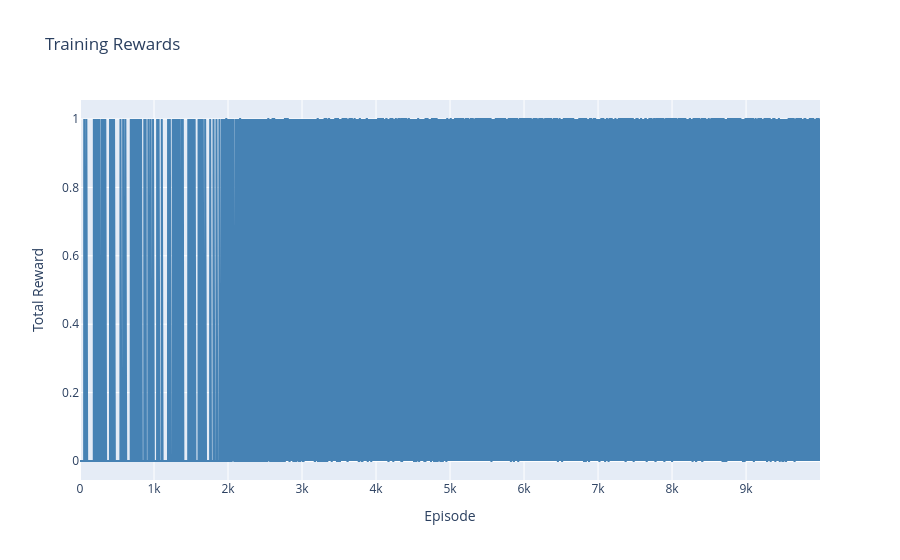

The notebook cell saved with this chart:
### Code cell
import plotly.graph_objects as go

fig = go.Figure()

fig.add_trace(go.Scatter(
  y=total_rewards,
  mode='lines',
  name='Raw',
  line=dict(color='steelblue')
))

fig.update_layout(
  title='Training Rewards',
  xaxis_title='Episode',
  yaxis_title='Total Reward',
)

fig.show()

### Figure 1 — Plotly figure (JSON) as saved in the notebook; plotly's stock layout.template omitted (floating-point values rounded to 4 significant figures; data arrays with more than 128 entries replaced by an {"elided": "..."} marker saying what was removed)
{"data": [{"line": {"color": "steelblue"}, "mode": "lines", "name": "Raw", "type": "scatter", "y": {"elided": "10000 int values"}}], "layout": {"title": {"text": "Training Rewards"}, "xaxis": {"title": {"text": "Episode"}}, "yaxis": {"title": {"text": "Total Reward"}}}}
